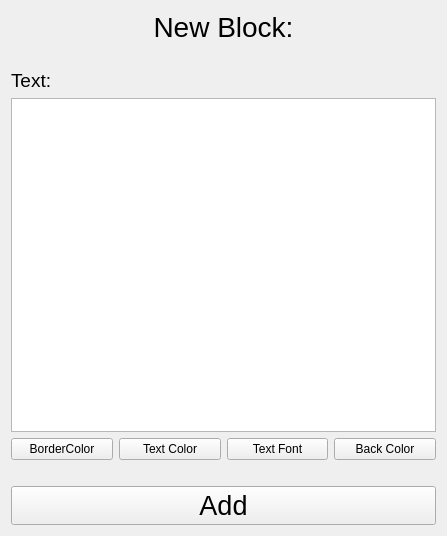
<?xml version="1.0" encoding="UTF-8"?>
<ui version="4.0">
 <class>NewBlockCreationWindow</class>
 <widget class="QWidget" name="NewBlockCreationWindow">
  <property name="geometry">
   <rect>
    <x>0</x>
    <y>0</y>
    <width>447</width>
    <height>536</height>
   </rect>
  </property>
  <property name="windowTitle">
   <string>Form</string>
  </property>
  <layout class="QVBoxLayout" name="verticalLayout_2">
   <item>
    <widget class="QLabel" name="labelTitle">
     <property name="font">
      <font>
       <pointsize>21</pointsize>
      </font>
     </property>
     <property name="text">
      <string>New Block:</string>
     </property>
     <property name="alignment">
      <set>Qt::AlignCenter</set>
     </property>
     <property name="margin">
      <number>8</number>
     </property>
    </widget>
   </item>
   <item>
    <spacer name="verticalSpacer">
     <property name="orientation">
      <enum>Qt::Vertical</enum>
     </property>
     <property name="sizeType">
      <enum>QSizePolicy::Minimum</enum>
     </property>
     <property name="sizeHint" stdset="0">
      <size>
       <width>15</width>
       <height>20</height>
      </size>
     </property>
    </spacer>
   </item>
   <item>
    <layout class="QVBoxLayout" name="verticalLayout">
     <item>
      <widget class="QLabel" name="labelText">
       <property name="font">
        <font>
         <pointsize>14</pointsize>
        </font>
       </property>
       <property name="text">
        <string>Text:</string>
       </property>
       <property name="margin">
        <number>8</number>
       </property>
      </widget>
     </item>
     <item>
      <widget class="QPlainTextEdit" name="plainTextEdit">
       <property name="plainText">
        <string/>
       </property>
       <property name="placeholderText">
        <string>Type your idea here...</string>
       </property>
      </widget>
     </item>
     <item>
      <layout class="QHBoxLayout" name="horizontalLayout">
       <item>
        <widget class="QPushButton" name="btnBorderColor">
         <property name="text">
          <string>BorderColor</string>
         </property>
        </widget>
       </item>
       <item>
        <widget class="QPushButton" name="btnTextColor">
         <property name="text">
          <string>Text Color</string>
         </property>
        </widget>
       </item>
       <item>
        <widget class="QPushButton" name="btnTextFont">
         <property name="text">
          <string>Text Font</string>
         </property>
        </widget>
       </item>
       <item>
        <widget class="QPushButton" name="btnBackgroudColor">
         <property name="text">
          <string>Back Color</string>
         </property>
        </widget>
       </item>
      </layout>
     </item>
    </layout>
   </item>
   <item>
    <spacer name="verticalSpacer_2">
     <property name="orientation">
      <enum>Qt::Vertical</enum>
     </property>
     <property name="sizeType">
      <enum>QSizePolicy::Minimum</enum>
     </property>
     <property name="sizeHint" stdset="0">
      <size>
       <width>15</width>
       <height>20</height>
      </size>
     </property>
    </spacer>
   </item>
   <item>
    <widget class="QPushButton" name="btnAdd">
     <property name="sizePolicy">
      <sizepolicy hsizetype="Minimum" vsizetype="Fixed">
       <horstretch>0</horstretch>
       <verstretch>0</verstretch>
      </sizepolicy>
     </property>
     <property name="font">
      <font>
       <pointsize>20</pointsize>
      </font>
     </property>
     <property name="cursor">
      <cursorShape>PointingHandCursor</cursorShape>
     </property>
     <property name="contextMenuPolicy">
      <enum>Qt::DefaultContextMenu</enum>
     </property>
     <property name="toolTipDuration">
      <number>-1</number>
     </property>
     <property name="layoutDirection">
      <enum>Qt::LeftToRight</enum>
     </property>
     <property name="autoFillBackground">
      <bool>false</bool>
     </property>
     <property name="text">
      <string>Add</string>
     </property>
     <property name="autoDefault">
      <bool>false</bool>
     </property>
    </widget>
   </item>
  </layout>
 </widget>
 <resources/>
 <connections/>
</ui>
